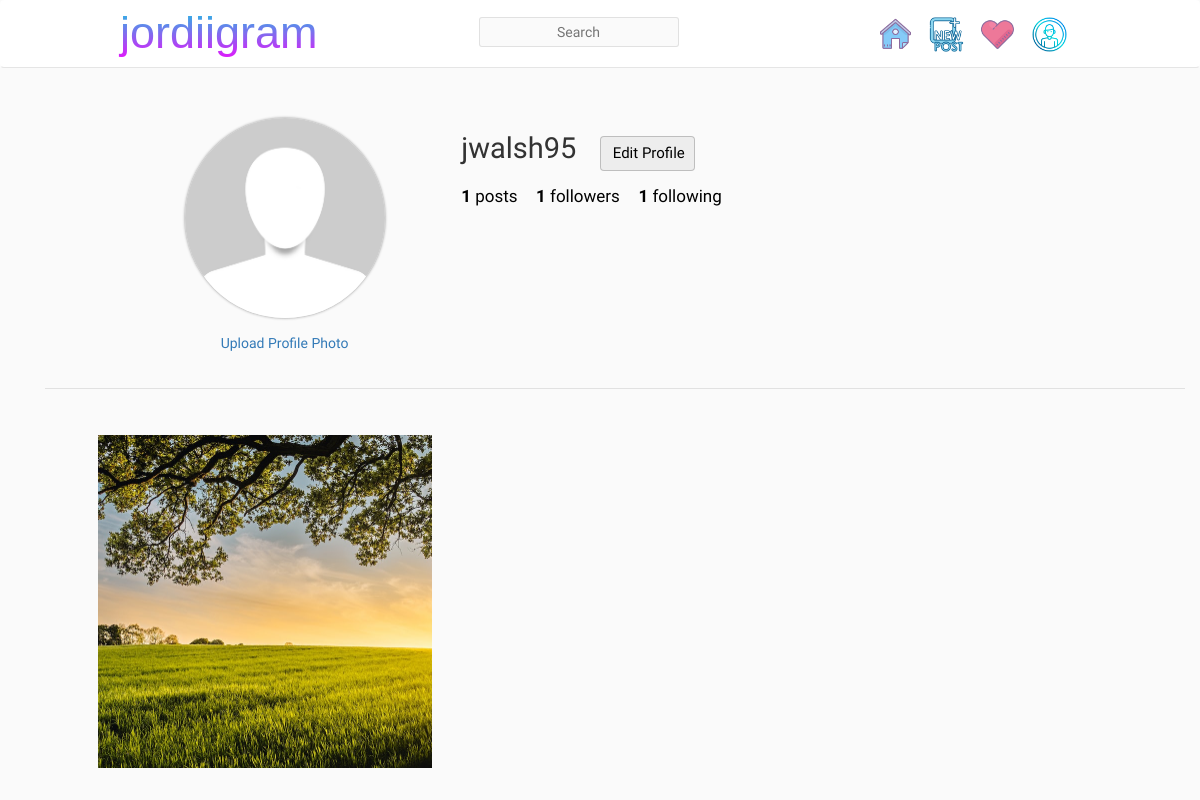
The page /accounts/jwalsh95/ (signed in) on the database as committed earlier.
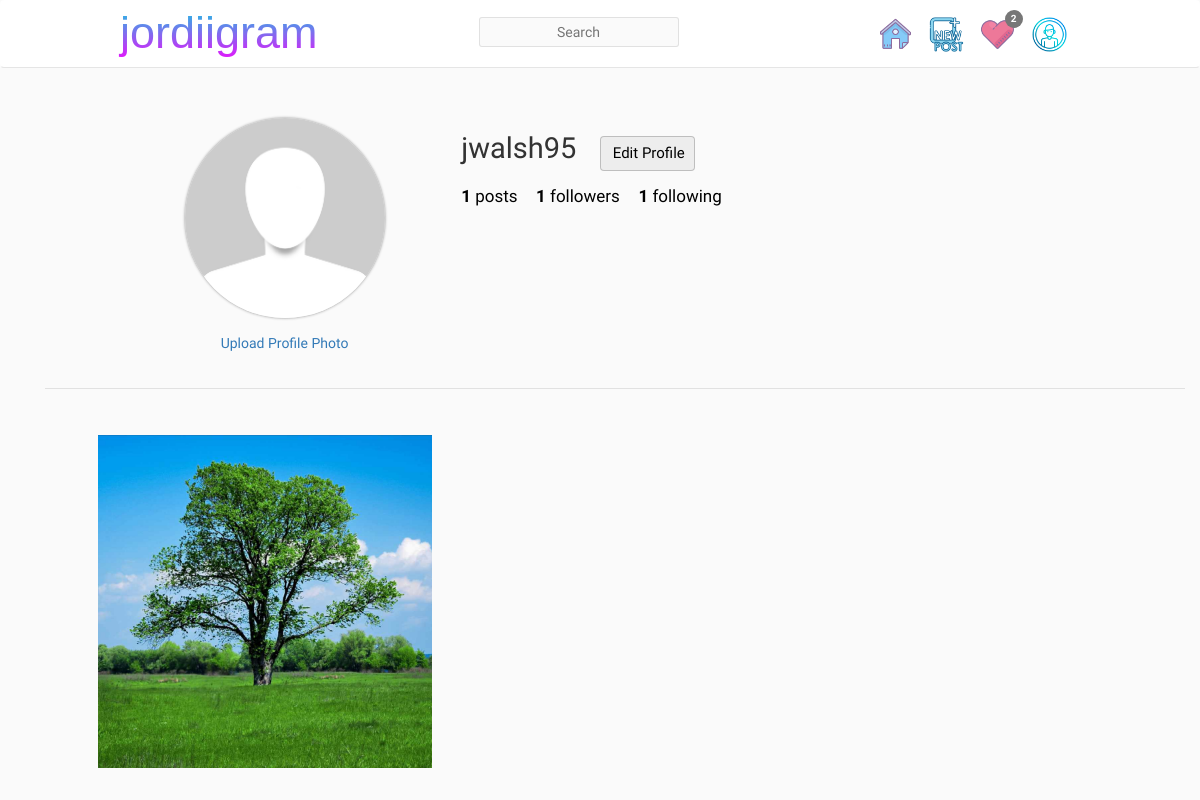
The same page on the database as committed later.
### posts/models.py (models this page shows, shortened)
class Post(models.Model):
    user = models.ForeignKey(UserProfile, on_delete=models.CASCADE, related_name="posts")
    photo = models.ImageField(upload_to="post_photos", null=True)
    time_created = models.DateTimeField(auto_now_add=True)
    time_updated = models.DateTimeField(auto_now=True)
    caption = models.CharField(max_length=100, blank=True)
    class Meta:
        ordering = ["-time_created"]
        verbose_name_plural = 'Posts'

### accounts/views.py (the view, shortened to what this page needs)
# urls.py: path("<str:username>/", views.user_profile_view, name="profile"),
@login_required
def user_profile_view(request, username):
    user = UserProfile.objects.get(username=username)
    posts = Post.objects.filter(user__username=user)
    active_user = request.user.username
    profile = UserProfile.objects.get(user=request.user)
    context={'username':username, 'user':user, 'posts':posts, 'active_user':active_user}
    if username != active_user:
        connected = user.followers.filter(user__username=active_user)
        context['connected'] = True if connected else False
    for post in posts:
        post.liked = Like.objects.filter(user=profile, post=post).exists()
        post.comments = Comment.objects.filter(post=post)
        post.comment_form = CreateCommentForm()
    return render(request, 'accounts/profile.html', context)

### accounts/models.py (called while the page is built)
    def __str__(self):
        return self.username

### posts/content_processors.py (called while the page is built)
def notification_count(request):
    if request.user.is_authenticated:
        notification_count = Notification.objects.filter(
        Q(profile=request.user) &
        Q(read_status='Unread')).count()
    else:
        notification_count = None
    return {'notification_count' : notification_count}

### accounts/templates/accounts/profile.html (shortened to what this page needs)
{% extends "base.html" %}
{% load static %}
{% block content %}
    <div class="container">
      <div class="container profile-top">
        <div class="profile-pic-container col-md-4 col-xs-6">
          {% if user.profile_picture %}
            <img class="profilepic" src="{{user.profile_picture.url}}" alt="profile_picture">
          {% else %}
            <img class="profilepic" src="{% static 'images/profile_placeholder.jpg' %}" alt="default_photo">
            <p style="margin-top: 15px;"><a href="">Upload Profile Photo</a></p>
          {% endif %}
        </div>
        <div class="container-right col-md-8 col-xs-6">
              <div class="head-section">
                <ul>
                    <li id="profile-username">{{user.username}}</li>
                    <li style="padding-bottom:10px;">
                        {% if user.username == request.user.username %}
                            <button class="btn custom-button">
                                <a style="color:black;" href="{% url 'accounts:update' user %}">Edit Profile</a>
                            </button>
                        {% elif connected %}
                            <button class="btn custom-button">
                                <a style="color:black;" href="{% url 'accounts:unfollow' username %}">Unfollow</a>
                            </button>
                        {% else %}
                            <button style="background-color:#3897f0;" class="btn custom-button">
                                <a style="color:white;" href="{% url 'accounts:follow' username %}">Follow</a>
                            </button>
                        {% endif %}
                    </li>
                </ul>
                </div>
              <div class="profile-attrs">
                <ul class="attr-links">
                  <li><a style="color:black;" href="#"><b>{{ user.posts.count }}</b> posts</a></li>
                  <li><a style="color:black;" href="{% url 'accounts:followers' username %}"><b>{{ user.followers.count }}</b> followers</a></li>
                  <li><a style="color:black;" href="{% url 'accounts:following' username %}"><b>{{ user.following.count }}</b> following</a></li>
                </ul><br>
                <ul class="other-attrs">
                    <li>{{user.first_name}} {{user.last_name}}</li>
                    <li>{{user.bio}}</li>
                </ul>
              </div>
        </div>
      </div>
      <div class="profile-posts">
          <div class="row">
              {% for post in posts %}
                  <div class="col-xs-4 thumbnail-view">
                      {% include "posts/modal.html" %}
                  </div>
              {% endfor %}
          </div>
      </div>
  </div>
{% endblock %}

### posts/templates/posts/modal.html (shortened to what this page needs)
{% load static %}
    <a href="#">
      <img class="thumbnail-image" src="{{MEDIA_URL}}{{post.photo.url}}" data-toggle="modal" data-target="#postModal{{post.pk}}" alt="{{post.caption}}">
    </a>

Rows that differ between the two databases and show on the page:
no longer on this page (row edited): Post: photo (picture)
added Post: photo (picture)
Other text that changed with them:
{{ notification_count }}: (not shown) → "2"
